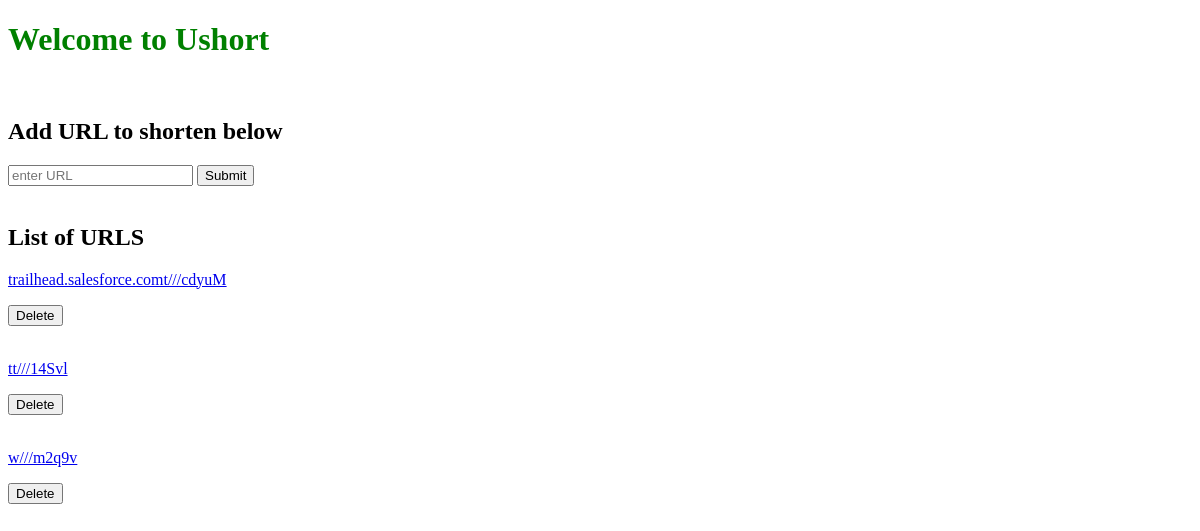
The app's page /, older data.
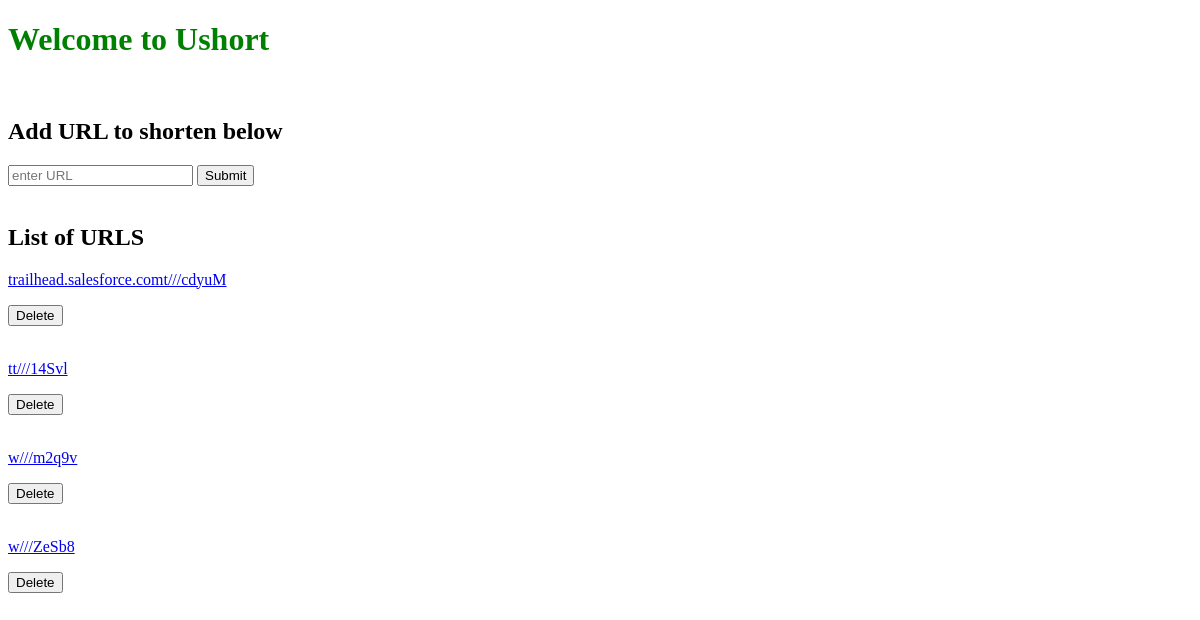
The same page, newer data.
### Ushort_app/models.py (models this page shows, shortened)
class Ushort(models.Model):
    url_name = models.CharField(max_length = 200)
    shortened_url = models.CharField(max_length = 10)

### Ushort_app/views.py (the view)
# urls.py: path('', views.ushrink_list, name = 'list'),
def ushrink_list(request):
    all_urls = Ushort.objects.all()
    context = {
        "all_urls": all_urls
    }
    if request.method == 'GET':
        return render(request, 'shrink/home.html',context)

### templates/shrink/home.html (shortened to what this page needs)
{% extends 'base.html' %}
{% block content %}
    <h1> Welcome to Ushort</h1><br>
    <h2>Add URL to shorten below</h2>
    <form id='add entry' action= "{%url 'Ushort_app:post' %}" method= 'POST'>
        <div id='site_name'>
            <input type="text" id="url_shortener" name="url" placeholder="enter URL" />
            <button type="submit">Submit</button><br /><br />
        </div>
    </form>
    <h2 class='text-center'>List of URLS</h2>
{% for link in all_urls %}
<p class='text-center'><a href='https://{{link.url_name}}' target='_blank'>{{link.shortened_url}}</a></p>
<a href= "{% url 'Ushort_app:delete' link.id %}"><button>Delete</button></a><br><br>
{% endfor %}
{% endblock %}

Row changes from the older to the newer data that the page shows:
added Ushort: shortened_url "w///ZeSb8"
